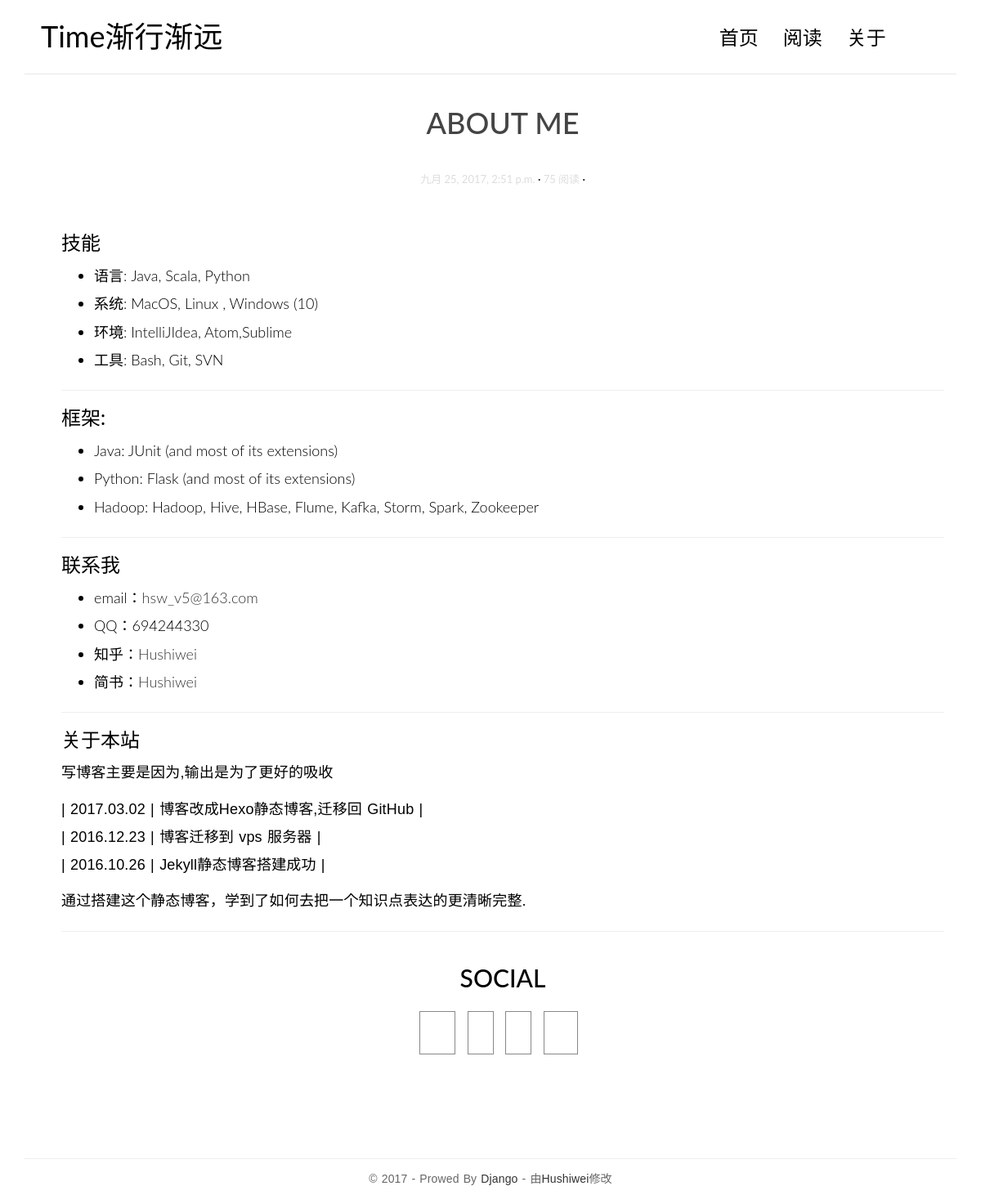
The page /about/ on the database its author committed.
### blog/models.py (models this page shows, shortened)
class AboutMe(models.Model):
    content=models.TextField()
    views=models.PositiveIntegerField(default=0)
    created_time=models.DateTimeField(auto_now_add=True)
    def increase_views(self):
        self.views+=1
        self.save(update_fields=['views'])
    class Meta:
        ordering=['-created_time']

### blog/views.py (the view)
# urls.py: url(r'^about/$',views.about,name='about')
def about(request):
    aboutme=AboutMe.objects.all()[0]
    aboutme.increase_views()
    aboutme.content=markdown.markdown(aboutme.content,
                                extensions=[
                                    'markdown.extensions.extra',
                                    'markdown.extensions.codehilite',
                                    'markdown.extensions.toc',
                                ])
    return render(request,'blog/about.html',context={
        'aboutme':aboutme,
    })

### templates/blog/about.html (shortened to what this page needs)
{% extends 'basic.html' %}
{% load staticfiles %}
{% block main %}
    <div class="content-body">
        <div class="container">
            <div class="row">
                <main class="col-md-12">
                    <h1 class="page-title">ABOUT ME</h1>
                    <article class="post">
                        <div class="entry-meta">
                            <span class="post-category">{{ aboutme.created_time }}</span>
                            <span class="post-category">{{ aboutme.views }} 阅读</span>
                        </div>
                        <div class="entry-content clearfix">
                            <p>{{ aboutme.content|safe }}</p>
                            <h2 class="title text-center">SOCIAL</h2>
                            <ul class="social">
                                <li class="facebook"><a href="#"></a></li>
                                <li class="twitter"><a href="#"></a></li>
                                <li class="google-plus"><a href="https://www.google.com"></a></li>
                                <li class="tumblr"><a href="#"></a></li>
                            </ul>
                        </div>
                    </article>
                </main>
            </div>
        </div>
    </div>
{% endblock main %}

### blog/static/blog/css/custom.css (style rules this page uses)
* { outline: none; }
h1, h2, h3, h4, h5, h6 { margin-top: 0; }
a { color: #333; }
body { color: #444; font-family: 'Lato', sans-serif; }
p { font-family: 'Ubuntu', sans-serif; font-weight: 400; word-spacing: 1px; letter-spacing: 0.01em; }
.page-title { text-align: center; }
.title { margin-bottom: 30px; }
.content-body { padding-bottom: 4em; }
.post { background: #fff; padding: 30px 30px 0; }
.entry-meta { text-align: center; color: #DDDDDD; font-size: 13px; margin-bottom: 30px; }
.entry-content { font-size: 18px; line-height: 1.9; font-weight: 300; color: #000; }
.post-category::after, .post-date::after, .post-author::after, .comments-link::after { content: ' ·'; color: #000; }
.social { list-style-type: none; padding: 0; margin: 0; text-align: center; }
.social li { display: inline-block; margin-right: 10px; margin-bottom: 20px; }
.social li a { border: 1px solid #888; font-size: 22px; color: #888; transition: all 0.3s ease-in; }
.facebook a { padding: 12px 21px; }
.twitter a { padding: 12px 15px; }
.google-plus a { padding: 12px 15px; }
.tumblr a { padding: 12px 20px; }

### rows shown on the page
AboutMe: created_time "九月 25, 2017, 2:51 p.m.", views "75", content "技能 语言: Java, Scala, Python 系统: MacOS, Linux , Windows (10) 环境: IntelliJIdea, Atom,Sublime 工具: Bash, Git, SVN 框架: Java: JUnit (and most of its extensions) Python: Flask (and most of its extensions) Hadoop: Hadoop, Hive, HBase, Flume, Kafka, Storm, Spark, Zookeeper 联系我 email： hsw_v5@163.com QQ：694244330 知乎： Hushiwei 简书： Hushiwei 关于本站 写博客主要是因为,输出是为了更好的吸收 | 2017.03.02 | 博客改成Hexo静态博客,迁移回 GitHub | | 2016.12.23 | 博客迁移到 vps 服务器 | | 2016.10.26 | Jekyll静态博客搭建成功 | 通过搭建这个静态博客，学到了如何去把一个知识点表达的更清晰完整."
